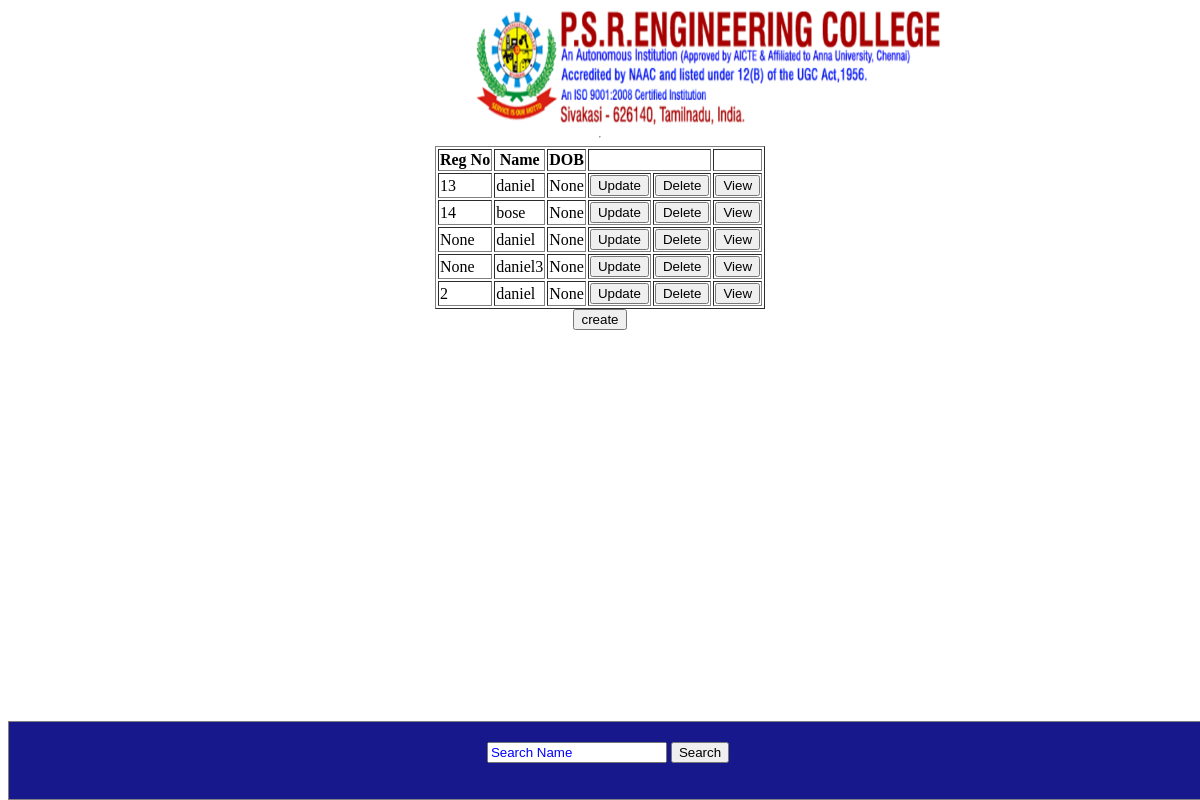
Screenshot of /cse/year2/ with the database file from the repository.
### cseStud/models.py (models this page shows)
class cseStud2(models.Model):
    registerNo=models.CharField(max_length=11,default=None,blank=True, null=True)
    name=models.CharField(max_length=20,default=None,blank=True, null=True)
    rollno=models.CharField(max_length=7,default=None,blank=True, null=True)
    Year=models.IntegerField(default=None,blank=True, null=True)
    Class=models.CharField(max_length=10,default=None,blank=True, null=True)
    DOB=models.DateField(default=None,blank=True, null=True)
    Place=models.CharField(max_length=20,default=None,blank=True, null=True)
    YearOfJoin=models.IntegerField(default=None,blank=True, null=True)
    Languages=models.CharField(max_length=100,default=None,blank=True, null=True)
    FatherName=models.CharField(max_length=20,default=None,blank=True, null=True)
    FathersOccupation=models.CharField(max_length=20,default=None,blank=True, null=True)
    MotherName=models.CharField(max_length=20,default=None,blank=True, null=True)
    MothersOccupation=models.CharField(max_length=20,default=None,blank=True, null=True)
    Fees=models.IntegerField(default=None,blank=True, null=True)

### cseStud/views.py (the view)
# urls.py: path('year2/',views.year2),
def year2(request):
    data=cseStud2.objects.all()
    sdata={'data':data}
    return render(request,'cseStud/2year.html',context=sdata)

### templates/cseStud/2year.html (shortened to what this page needs)
<html>
{% extends "depInfo/base.html"%}
{% load static %}
{% block content1 %}
{{block.super}}
<hr>
<div class="table" align="center">
<table border="1" align="center">
    <tr>
        <th>Reg No </th>
        <th>Name</th>
        <th>DOB</th>
        <th colspan="2"><th>
    </tr>
    {% if data %}
    {% for list in data%}
    <tr>
        <td>{{list.registerNo}}</td>
        <td>{{list.name}}</td>
        <td>{{list.DOB}}</td>
        <td><a href='update2/{{list.id}}/'><button>Update</button></a></td>
        <td><a href='delete2/{{list.id}}/'><button>Delete</button></a></td>
        <td><a  href='profile2/{{list.id}}/'><button>View</button></a></td>
    </tr>
    {% endfor %}
    {% endif %}
</table>
<a href='create2/'><button>create</button></a>
</div>
{% endblock %}

### templates/depInfo/base.html (style rules this page uses)
::placeholder { color : blue; }

### rows the page displays
cseStud2: registerNo "13", name "daniel", DOB "None"
cseStud2: registerNo "14", name "bose", DOB "None"
cseStud2: registerNo "None", name "daniel", DOB "None"
cseStud2: registerNo "None", name "daniel3", DOB "None"
cseStud2: registerNo "2", name "daniel", DOB "None"
